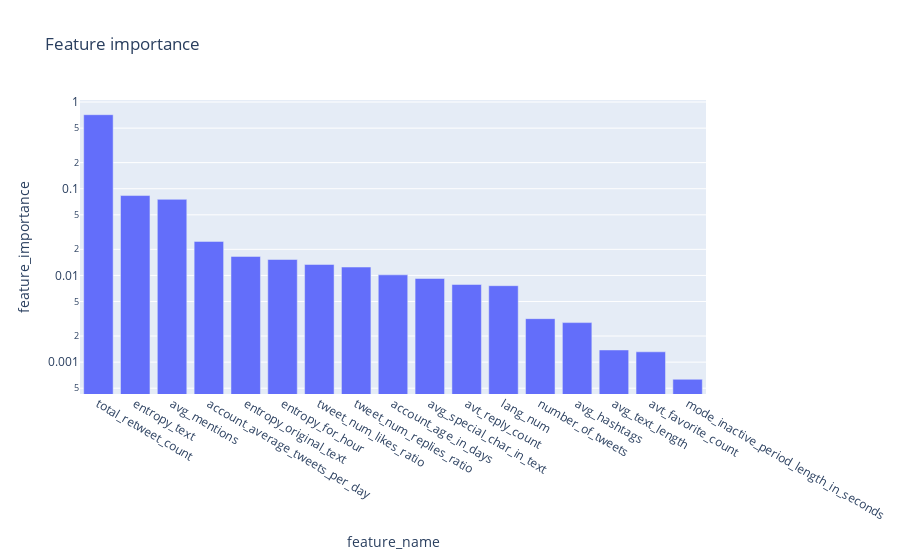

The notebook cell this image was saved under:
### Code cell
fold_classify_and_plot1(df, label, cv=10, max_tree_depth= 5, criterion='gini')

### Figure 1 — Plotly figure (JSON) as saved in the notebook; plotly's stock layout.template omitted (floating-point values rounded to 4 significant figures)
{"data": [{"alignmentgroup": "True", "hovertemplate": "feature_name=%{x}<br>feature_importance=%{y}<extra></extra>", "legendgroup": "", "marker": {"color": "#636efa", "pattern": {"shape": ""}}, "name": "", "offsetgroup": "", "orientation": "v", "showlegend": false, "textposition": "auto", "type": "bar", "x": ["total_retweet_count", "entropy_text", "avg_mentions", "account_average_tweets_per_day", "entropy_original_text", "entropy_for_hour", "tweet_num_likes_ratio", "tweet_num_replies_ratio", "account_age_in_days", "avg_special_char_in_text", "avt_reply_count", "lang_num", "number_of_tweets", "avg_hashtags", "avg_text_length", "avt_favorite_count", "mode_inactive_period_length_in_seconds"], "xaxis": "x", "y": [0.7145, 0.08345, 0.07543, 0.02469, 0.01658, 0.01526, 0.01338, 0.0125, 0.01016, 0.009218, 0.007861, 0.007618, 0.003171, 0.002857, 0.001381, 0.001316, 0.0006337], "yaxis": "y"}], "layout": {"barmode": "relative", "legend": {"tracegroupgap": 0}, "title": {"text": "Feature importance"}, "xaxis": {"anchor": "y", "domain": [0, 1], "title": {"text": "feature_name"}}, "yaxis": {"anchor": "x", "domain": [0, 1], "title": {"text": "feature_importance"}, "type": "log"}}}
